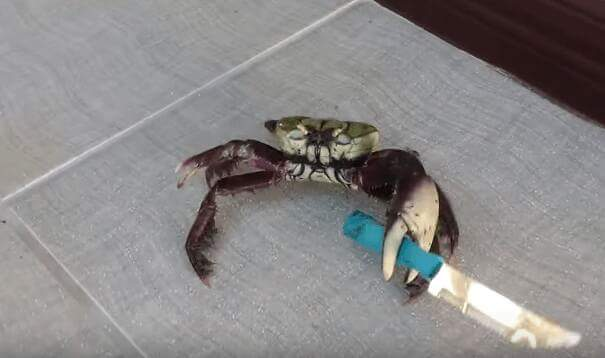
//> input picture MPI Image Processing/knifecrab.jpg, 605 x 358 px
$ ./difference-of-gaussians '../MPI Image Processing/knifecrab.jpg'   (built with g++ and OpenCV 4)
//> lines starting //> are read from the running program, lines starting //| are printed output that depends on the picture
#include <opencv2/core.hpp>
#include <opencv2/imgcodecs.hpp>
#include <opencv2/highgui.hpp>
#include <opencv2/imgproc.hpp>
#include <iostream>
using namespace cv;
using namespace std;
int main(int argc, char** argv)
{
	if (argc != 2)
	{
		cout << " Usage: " << argv[0] << " ImageToLoadAndDisplay" << endl;
		return -1;
	}
	Mat image,out1,out2,DoG;
	image = imread(argv[1], IMREAD_COLOR); // Read the file
//> image is the input picture: 358 rows x 605 cols, CV_8UC3; mean B, G, R 136.5, 136.2, 138.8
	if (image.empty()) // Check for invalid input
	{
		cout << "Could not open or find the image" << std::endl;
		return -1;
	}
	GaussianBlur(image, out1, Size(21,21), 0, 0, BORDER_DEFAULT);
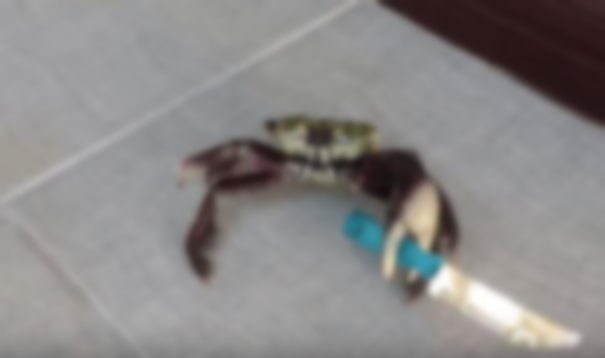
//> out1: 358 rows x 605 cols, CV_8UC3; mean B, G, R 136.5, 136.2, 138.8
	GaussianBlur(image, out2, Size(7, 7), 0, 0, BORDER_DEFAULT);
	DoG = out1-out2;
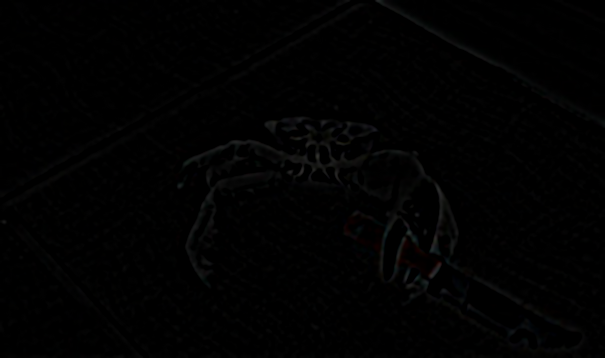
//> DoG: 358 rows x 605 cols, CV_8UC3; mean B, G, R 1.5, 1.5, 1.5
	namedWindow("Display window", WINDOW_AUTOSIZE); // Create a window for display.
	imshow("Display window", DoG); // Show our image inside it.
	waitKey(0); // Wait for a keystroke in the window
	return 0;
}
